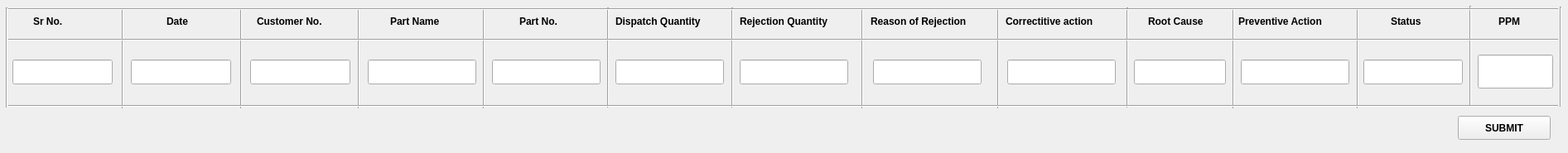
<?xml version="1.0" encoding="UTF-8"?>
<ui version="4.0">
 <class>CustNonConf</class>
 <widget class="QMainWindow" name="CustNonConf">
  <property name="geometry">
   <rect>
    <x>0</x>
    <y>0</y>
    <width>1893</width>
    <height>185</height>
   </rect>
  </property>
  <property name="minimumSize">
   <size>
    <width>1893</width>
    <height>185</height>
   </size>
  </property>
  <property name="maximumSize">
   <size>
    <width>1893</width>
    <height>185</height>
   </size>
  </property>
  <property name="windowTitle">
   <string>Customer Non-Conformance</string>
  </property>
  <widget class="QWidget" name="centralwidget">
   <widget class="Line" name="line_12">
    <property name="geometry">
     <rect>
      <x>576</x>
      <y>10</y>
      <width>16</width>
      <height>121</height>
     </rect>
    </property>
    <property name="orientation">
     <enum>Qt::Vertical</enum>
    </property>
   </widget>
   <widget class="Line" name="line_8">
    <property name="geometry">
     <rect>
      <x>141</x>
      <y>10</y>
      <width>14</width>
      <height>121</height>
     </rect>
    </property>
    <property name="orientation">
     <enum>Qt::Vertical</enum>
    </property>
   </widget>
   <widget class="Line" name="line_4">
    <property name="geometry">
     <rect>
      <x>1481</x>
      <y>10</y>
      <width>16</width>
      <height>121</height>
     </rect>
    </property>
    <property name="orientation">
     <enum>Qt::Vertical</enum>
    </property>
   </widget>
   <widget class="Line" name="line">
    <property name="geometry">
     <rect>
      <x>1033</x>
      <y>10</y>
      <width>16</width>
      <height>121</height>
     </rect>
    </property>
    <property name="orientation">
     <enum>Qt::Vertical</enum>
    </property>
   </widget>
   <widget class="Line" name="line_5">
    <property name="geometry">
     <rect>
      <x>1197</x>
      <y>10</y>
      <width>16</width>
      <height>121</height>
     </rect>
    </property>
    <property name="orientation">
     <enum>Qt::Vertical</enum>
    </property>
   </widget>
   <widget class="Line" name="line_6">
    <property name="geometry">
     <rect>
      <x>425</x>
      <y>10</y>
      <width>16</width>
      <height>121</height>
     </rect>
    </property>
    <property name="orientation">
     <enum>Qt::Vertical</enum>
    </property>
   </widget>
   <widget class="Line" name="line_3">
    <property name="geometry">
     <rect>
      <x>1765</x>
      <y>7</y>
      <width>20</width>
      <height>121</height>
     </rect>
    </property>
    <property name="orientation">
     <enum>Qt::Vertical</enum>
    </property>
   </widget>
   <widget class="Line" name="line_2">
    <property name="geometry">
     <rect>
      <x>1629</x>
      <y>10</y>
      <width>20</width>
      <height>121</height>
     </rect>
    </property>
    <property name="orientation">
     <enum>Qt::Vertical</enum>
    </property>
   </widget>
   <widget class="Line" name="line_7">
    <property name="geometry">
     <rect>
      <x>283</x>
      <y>10</y>
      <width>16</width>
      <height>121</height>
     </rect>
    </property>
    <property name="orientation">
     <enum>Qt::Vertical</enum>
    </property>
   </widget>
   <widget class="Line" name="line_11">
    <property name="geometry">
     <rect>
      <x>876</x>
      <y>9</y>
      <width>16</width>
      <height>121</height>
     </rect>
    </property>
    <property name="orientation">
     <enum>Qt::Vertical</enum>
    </property>
   </widget>
   <widget class="Line" name="line_9">
    <property name="geometry">
     <rect>
      <x>726</x>
      <y>9</y>
      <width>16</width>
      <height>121</height>
     </rect>
    </property>
    <property name="orientation">
     <enum>Qt::Vertical</enum>
    </property>
   </widget>
   <widget class="Line" name="line_13">
    <property name="geometry">
     <rect>
      <x>1351</x>
      <y>9</y>
      <width>20</width>
      <height>121</height>
     </rect>
    </property>
    <property name="orientation">
     <enum>Qt::Vertical</enum>
    </property>
   </widget>
   <widget class="Line" name="line_14">
    <property name="geometry">
     <rect>
      <x>0</x>
      <y>9</y>
      <width>16</width>
      <height>121</height>
     </rect>
    </property>
    <property name="orientation">
     <enum>Qt::Vertical</enum>
    </property>
   </widget>
   <widget class="Line" name="line_15">
    <property name="geometry">
     <rect>
      <x>10</x>
      <y>3</y>
      <width>1871</width>
      <height>16</height>
     </rect>
    </property>
    <property name="orientation">
     <enum>Qt::Horizontal</enum>
    </property>
   </widget>
   <widget class="Line" name="line_16">
    <property name="geometry">
     <rect>
      <x>10</x>
      <y>120</y>
      <width>1871</width>
      <height>16</height>
     </rect>
    </property>
    <property name="orientation">
     <enum>Qt::Horizontal</enum>
    </property>
   </widget>
   <widget class="QLabel" name="label">
    <property name="geometry">
     <rect>
      <x>40</x>
      <y>10</y>
      <width>61</width>
      <height>31</height>
     </rect>
    </property>
    <property name="font">
     <font>
      <pointsize>9</pointsize>
      <weight>75</weight>
      <bold>true</bold>
     </font>
    </property>
    <property name="text">
     <string>Sr No.</string>
    </property>
   </widget>
   <widget class="QLabel" name="label_2">
    <property name="geometry">
     <rect>
      <x>201</x>
      <y>10</y>
      <width>71</width>
      <height>31</height>
     </rect>
    </property>
    <property name="font">
     <font>
      <pointsize>9</pointsize>
      <weight>75</weight>
      <bold>true</bold>
     </font>
    </property>
    <property name="text">
     <string>Date</string>
    </property>
   </widget>
   <widget class="QLabel" name="label_3">
    <property name="geometry">
     <rect>
      <x>310</x>
      <y>10</y>
      <width>101</width>
      <height>31</height>
     </rect>
    </property>
    <property name="font">
     <font>
      <pointsize>9</pointsize>
      <weight>75</weight>
      <bold>true</bold>
     </font>
    </property>
    <property name="text">
     <string>Customer No.</string>
    </property>
   </widget>
   <widget class="QLabel" name="label_4">
    <property name="geometry">
     <rect>
      <x>471</x>
      <y>10</y>
      <width>91</width>
      <height>31</height>
     </rect>
    </property>
    <property name="font">
     <font>
      <pointsize>9</pointsize>
      <weight>75</weight>
      <bold>true</bold>
     </font>
    </property>
    <property name="text">
     <string>Part Name</string>
    </property>
   </widget>
   <widget class="QLabel" name="label_5">
    <property name="geometry">
     <rect>
      <x>627</x>
      <y>10</y>
      <width>71</width>
      <height>31</height>
     </rect>
    </property>
    <property name="font">
     <font>
      <pointsize>9</pointsize>
      <weight>75</weight>
      <bold>true</bold>
     </font>
    </property>
    <property name="text">
     <string>Part No.</string>
    </property>
   </widget>
   <widget class="QLabel" name="label_6">
    <property name="geometry">
     <rect>
      <x>743</x>
      <y>10</y>
      <width>141</width>
      <height>31</height>
     </rect>
    </property>
    <property name="font">
     <font>
      <pointsize>9</pointsize>
      <weight>75</weight>
      <bold>true</bold>
     </font>
    </property>
    <property name="text">
     <string>Dispatch Quantity</string>
    </property>
   </widget>
   <widget class="QLabel" name="label_7">
    <property name="geometry">
     <rect>
      <x>893</x>
      <y>10</y>
      <width>141</width>
      <height>31</height>
     </rect>
    </property>
    <property name="font">
     <font>
      <pointsize>9</pointsize>
      <weight>75</weight>
      <bold>true</bold>
     </font>
    </property>
    <property name="text">
     <string>Rejection Quantity</string>
    </property>
   </widget>
   <widget class="QLabel" name="label_8">
    <property name="geometry">
     <rect>
      <x>1051</x>
      <y>10</y>
      <width>161</width>
      <height>31</height>
     </rect>
    </property>
    <property name="font">
     <font>
      <pointsize>9</pointsize>
      <weight>75</weight>
      <bold>true</bold>
     </font>
    </property>
    <property name="text">
     <string>Reason of Rejection</string>
    </property>
   </widget>
   <widget class="QLabel" name="label_9">
    <property name="geometry">
     <rect>
      <x>1214</x>
      <y>10</y>
      <width>141</width>
      <height>31</height>
     </rect>
    </property>
    <property name="font">
     <font>
      <pointsize>9</pointsize>
      <weight>75</weight>
      <bold>true</bold>
     </font>
    </property>
    <property name="text">
     <string>Correctitive action</string>
    </property>
   </widget>
   <widget class="QLabel" name="label_10">
    <property name="geometry">
     <rect>
      <x>1386</x>
      <y>10</y>
      <width>91</width>
      <height>31</height>
     </rect>
    </property>
    <property name="font">
     <font>
      <pointsize>9</pointsize>
      <weight>75</weight>
      <bold>true</bold>
     </font>
    </property>
    <property name="text">
     <string>Root Cause</string>
    </property>
   </widget>
   <widget class="QLabel" name="label_11">
    <property name="geometry">
     <rect>
      <x>1495</x>
      <y>10</y>
      <width>141</width>
      <height>31</height>
     </rect>
    </property>
    <property name="font">
     <font>
      <pointsize>9</pointsize>
      <weight>75</weight>
      <bold>true</bold>
     </font>
    </property>
    <property name="text">
     <string>Preventive Action</string>
    </property>
   </widget>
   <widget class="QLabel" name="label_12">
    <property name="geometry">
     <rect>
      <x>1679</x>
      <y>10</y>
      <width>51</width>
      <height>31</height>
     </rect>
    </property>
    <property name="font">
     <font>
      <pointsize>9</pointsize>
      <weight>75</weight>
      <bold>true</bold>
     </font>
    </property>
    <property name="text">
     <string>Status</string>
    </property>
   </widget>
   <widget class="QLabel" name="label_13">
    <property name="geometry">
     <rect>
      <x>1809</x>
      <y>10</y>
      <width>51</width>
      <height>31</height>
     </rect>
    </property>
    <property name="font">
     <font>
      <pointsize>9</pointsize>
      <weight>75</weight>
      <bold>true</bold>
     </font>
    </property>
    <property name="text">
     <string>PPM</string>
    </property>
   </widget>
   <widget class="Line" name="line_17">
    <property name="geometry">
     <rect>
      <x>10</x>
      <y>40</y>
      <width>1871</width>
      <height>16</height>
     </rect>
    </property>
    <property name="orientation">
     <enum>Qt::Horizontal</enum>
    </property>
   </widget>
   <widget class="Line" name="line_18">
    <property name="geometry">
     <rect>
      <x>1874</x>
      <y>8</y>
      <width>20</width>
      <height>121</height>
     </rect>
    </property>
    <property name="orientation">
     <enum>Qt::Vertical</enum>
    </property>
   </widget>
   <widget class="QPushButton" name="pushButton">
    <property name="geometry">
     <rect>
      <x>1760</x>
      <y>140</y>
      <width>112</width>
      <height>29</height>
     </rect>
    </property>
    <property name="font">
     <font>
      <family>MS Sans Serif</family>
      <weight>75</weight>
      <bold>true</bold>
     </font>
    </property>
    <property name="text">
     <string>SUBMIT</string>
    </property>
   </widget>
   <widget class="QLineEdit" name="lineEdit">
    <property name="geometry">
     <rect>
      <x>15</x>
      <y>72</y>
      <width>121</width>
      <height>30</height>
     </rect>
    </property>
   </widget>
   <widget class="QLineEdit" name="lineEdit_2">
    <property name="geometry">
     <rect>
      <x>158</x>
      <y>72</y>
      <width>121</width>
      <height>30</height>
     </rect>
    </property>
   </widget>
   <widget class="QLineEdit" name="lineEdit_3">
    <property name="geometry">
     <rect>
      <x>302</x>
      <y>72</y>
      <width>121</width>
      <height>30</height>
     </rect>
    </property>
   </widget>
   <widget class="QLineEdit" name="lineEdit_4">
    <property name="geometry">
     <rect>
      <x>444</x>
      <y>72</y>
      <width>131</width>
      <height>30</height>
     </rect>
    </property>
   </widget>
   <widget class="QLineEdit" name="lineEdit_5">
    <property name="geometry">
     <rect>
      <x>594</x>
      <y>72</y>
      <width>131</width>
      <height>30</height>
     </rect>
    </property>
   </widget>
   <widget class="QLineEdit" name="lineEdit_6">
    <property name="geometry">
     <rect>
      <x>743</x>
      <y>72</y>
      <width>131</width>
      <height>30</height>
     </rect>
    </property>
   </widget>
   <widget class="QLineEdit" name="lineEdit_7">
    <property name="geometry">
     <rect>
      <x>893</x>
      <y>72</y>
      <width>131</width>
      <height>30</height>
     </rect>
    </property>
   </widget>
   <widget class="QLineEdit" name="lineEdit_8">
    <property name="geometry">
     <rect>
      <x>1054</x>
      <y>72</y>
      <width>131</width>
      <height>30</height>
     </rect>
    </property>
   </widget>
   <widget class="QLineEdit" name="lineEdit_9">
    <property name="geometry">
     <rect>
      <x>1216</x>
      <y>72</y>
      <width>131</width>
      <height>30</height>
     </rect>
    </property>
   </widget>
   <widget class="QLineEdit" name="lineEdit_10">
    <property name="geometry">
     <rect>
      <x>1369</x>
      <y>72</y>
      <width>111</width>
      <height>30</height>
     </rect>
    </property>
   </widget>
   <widget class="QLineEdit" name="lineEdit_11">
    <property name="geometry">
     <rect>
      <x>1498</x>
      <y>72</y>
      <width>131</width>
      <height>30</height>
     </rect>
    </property>
   </widget>
   <widget class="QLineEdit" name="lineEdit_12">
    <property name="geometry">
     <rect>
      <x>1646</x>
      <y>72</y>
      <width>120</width>
      <height>30</height>
     </rect>
    </property>
   </widget>
   <widget class="QLineEdit" name="lineEdit_13">
    <property name="geometry">
     <rect>
      <x>1784</x>
      <y>66</y>
      <width>91</width>
      <height>41</height>
     </rect>
    </property>
   </widget>
  </widget>
 </widget>
 <resources/>
 <connections/>
</ui>
